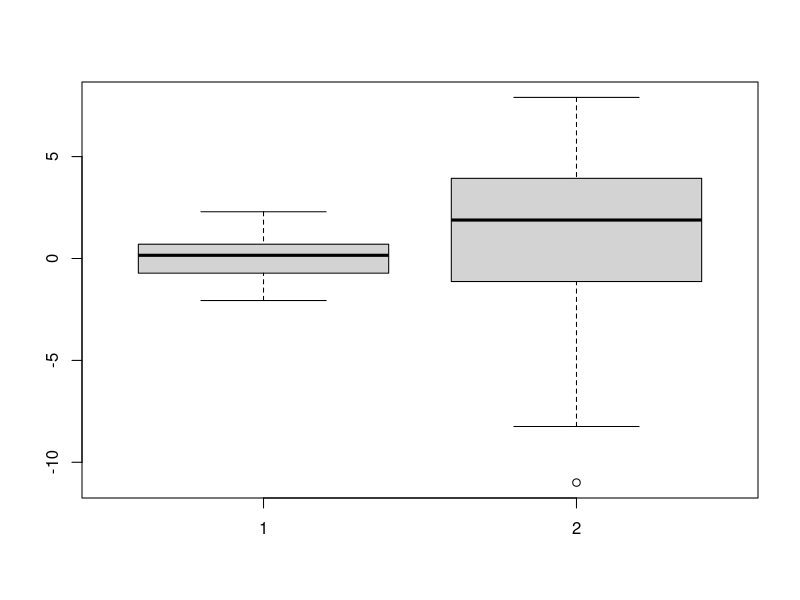
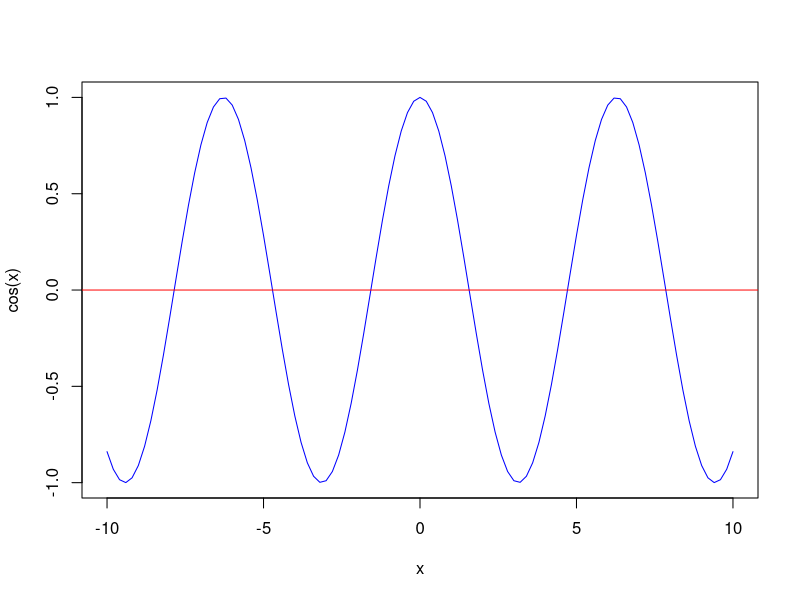

These figures' R source, in order:

setwd("/home/ricardo/Desktop/docencia1415/MOOC2RMD/MOOC2RMD/figures")
x=rnorm(50)
y=rnorm(50,sd=5)
boxplot(x,y)
png("plot.png")
curve(cos(x),col="blue",type="l",xlim=c(-10,10))
abline(h=0,col="red")
dev.off()
